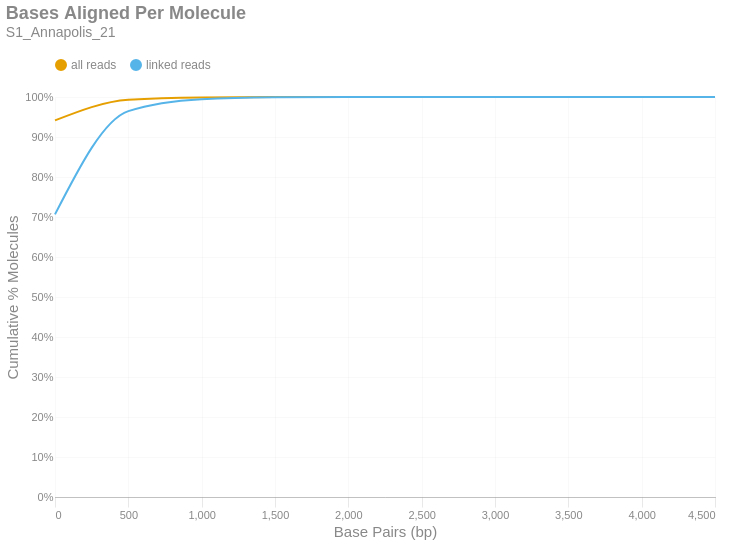

The notebook cell this image was saved under:
### Markdown cell above
### Bases Aligned Per Molecule
This is a cumulative frequency distribution showing the number of base pairs aligned per unique molecule. These data are shown in 500 bp bins. There are two distributions: one with `all reads` (yellow) and another with only `linked reads` (blue). The percent of molecules in the `linked reads` distribution is relative to the total number of linked molecules.

### Code cell
if SKIPLR:
    print_html(f"Skipped")
else:
    binned_df = consolidated_hist(valids['aligned_bp'], mask, 500, True)
    with SafeRender(binned_df):
        (
            density_plot(binned_df, 'Bases Aligned Per Molecule', samplename, 'basesper')
            .encode(
                x=alt.X('bin:Q', title="Base Pairs (bp)").axis(tickMinStep=500).scale(padding=0),
                y=alt.Y('value:Q', title='Cumulative % Molecules')
                    .axis(format='%')
                    .scale(domain = [0,1])
                    .stack(False),
                color=alt.Color("key:N").scale(domain = ["all reads", "linked reads"]),
                tooltip = [
                    alt.Tooltip("key:N", title = "Data Type"),
                    alt.Tooltip("range_label:N", title="Bases Aligned Per Molecule"),
                    alt.Tooltip("value:Q", format = ".2%", title="% Molecules (Cum.)")
                ]
            )
        ).display()

### Figure 1 — Vega-Lite specification as saved in the notebook (floating-point values rounded to 4 significant figures)
{"width": "container", "height": 400, "config": {"title": {"anchor": "start", "dy": -15, "fontSize": 18, "color": "#888888", "subtitleColor": "#888888", "subtitleFontSize": 14}, "arc": {"fill": "#0072B2"}, "axis": {"domainColor": "#888888", "domainWidth": 0.5, "gridWidth": 0.2, "grid": false, "titleFontWeight": 400, "titleFontSize": 15, "labelFontSize": 11, "labelColor": "#888888", "tickColor": "#888888", "tickWidth": 0.2, "titleColor": "#888888"}, "axisBand": {"grid": false}, "axisX": {"grid": true, "tickSize": 10, "domainCap": "round"}, "axisY": {"domain": false, "grid": true, "tickSize": 0, "domainCap": "round"}, "background": "transparent", "header": {"labelFontSize": 15, "labelColor": "#888888", "titleFontSize": 15, "titleFontWeight": 600, "titleColor": "#888888"}, "legend": {"labelFont": "sans-serif", "labelFontSize": 12, "labelColor": "#888888", "symbolSize": 100, "symbolType": "circle", "titleFontSize": 12, "titlePadding": 10, "titleColor": "#888888", "title": null, "orient": "top"}, "range": {"category": ["#E69F00", "#56B4E9", "#009E73", "#F0E442", "#0072B2", "#D55E00", "#CC79A7", "#000000"], "diverging": ["#cfe8f3", "#a2d4ec", "#73bfe2", "#46abdb", "#1696d2", "#12719e"]}, "area": {"fill": "#0072B2", "fillOpacity": 0.7, "line": true, "strokeOpacity": 0.7}, "line": {"color": "#0072B2", "stroke": "#0072B2", "strokeWidth": 2}, "trail": {"color": "#0072B2", "stroke": "#0072B2", "strokeWidth": 0, "size": 1}, "point": {"filled": true, "fillOpacity": 1.0, "size": 95}, "text": {"color": "#888888", "fontSize": 11, "align": "right", "fontWeight": 400, "size": 11}, "bar": {"fill": "#0072B2", "stroke": null}, "view": {"stroke": null, "continuousWidth": 660, "continuousHeight": 400}}, "data": {"name": "data-4f94a0311df8508c4826a69a9ed0e4d5"}, "mark": {"type": "line", "interpolate": "monotone", "point": {"opacity": 0, "size": 275}}, "encoding": {"color": {"field": "key", "scale": {"domain": ["all reads", "linked reads"]}, "type": "nominal"}, "tooltip": [{"field": "key", "title": "Data Type", "type": "nominal"}, {"field": "range_label", "title": "Bases Aligned Per Molecule", "type": "nominal"}, {"field": "value", "format": ".2%", "title": "% Molecules (Cum.)", "type": "quantitative"}], "x": {"axis": {"tickMinStep": 500}, "field": "bin", "scale": {"padding": 0}, "title": "Base Pairs (bp)", "type": "quantitative"}, "y": {"axis": {"format": "%"}, "field": "value", "scale": {"domain": [0, 1]}, "stack": false, "title": "Cumulative % Molecules", "type": "quantitative"}}, "params": [{"name": "param_c36ac31b6afebe62", "select": {"type": "point", "fields": ["key"]}, "bind": "legend"}], "title": {"text": "Bases Aligned Per Molecule", "subtitle": "S1_Annapolis_21"}, "transform": [{"fold": ["all reads (cumsum)", "linked reads (cumsum)"]}, {"calculate": "replace(datum.key, ' (cumsum)', '')", "as": "key"}, {"filter": {"param": "param_c36ac31b6afebe62"}}], "usermeta": {"embedOptions": {"downloadFileName": "S1_Annapolis_21.basesper"}}, "$schema": "https://vega.github.io/schema/vega-lite/v6.1.0.json", "datasets": {"data-4f94a0311df8508c4826a69a9ed0e4d5": [{"bin": "0.0", "interval": "0.0-500.0", "all reads": 0.9414, "linked reads": 0.7065, "all reads (cumsum)": 0.9414, "linked reads (cumsum)": 0.7065, "range_label": "0-499"}, {"bin": "500.0", "interval": "500.0-1000.0", "all reads": 0.05159, "linked reads": 0.2582, "all reads (cumsum)": 0.993, "linked reads (cumsum)": 0.9647, "range_label": "500-999"}, {"bin": "1000.0", "interval": "1000.0-1500.0", "all reads": 0.005931, "linked reads": 0.02994, "all reads (cumsum)": 0.9989, "linked reads (cumsum)": 0.9946, "range_label": "1000-1499"}, {"bin": "1500.0", "interval": "1500.0-2000.0", "all reads": 0.0008894, "linked reads": 0.004492, "all reads (cumsum)": 0.9998, "linked reads (cumsum)": 0.9991, "range_label": "1500-1999"}, {"bin": "2000.0", "interval": "2000.0-2500.0", "all reads": 0.0001461, "linked reads": 0.0007381, "all reads (cumsum)": 1.0, "linked reads (cumsum)": 0.9998, "range_label": "2000-2499"}, {"bin": "2500.0", "interval": "2500.0-3000.0", "all reads": 2.482e-05, "linked reads": 0.0001254, "all reads (cumsum)": 1.0, "linked reads (cumsum)": 1.0, "range_label": "2500-2999"}, {"bin": "3000.0", "interval": "3000.0-3500.0", "all reads": 5.066e-06, "linked reads": 2.558e-05, "all reads (cumsum)": 1.0, "linked reads (cumsum)": 1.0, "range_label": "3000-3499"}, {"bin": "3500.0", "interval": "3500.0-4000.0", "all reads": 1.52e-06, "linked reads": 7.675e-06, "all reads (cumsum)": 1.0, "linked reads (cumsum)": 1.0, "range_label": "3500-3999"}, {"bin": "4000.0", "interval": "4000.0-4500.0", "all reads": 3.799e-07, "linked reads": 1.919e-06, "all reads (cumsum)": 1.0, "linked reads (cumsum)": 1.0, "range_label": "4000-4499"}, {"bin": "4500.0", "interval": "4500.0-5000.0", "all reads": 6.332e-07, "linked reads": 3.198e-06, "all reads (cumsum)": 1.0, "linked reads (cumsum)": 1.0, "range_label": "4500-4999"}]}}
